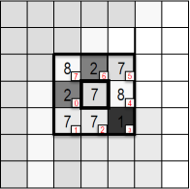
#> input picture TP4/Images/Imagen1.png, 190 x 189 px; its folder holds only this picture in this run
$ jupyter execute 'TP4 - LBP.ipynb'   (shell and % lines are left out)
#> lines starting #> are read from the running program, lines starting #| are printed output that depends on the picture
## LBP

Para las imágenes suministradas
1. Implementar un extractor de características LBP básico (sin uniformidad, 8 vecinos)
2. Realizar el histograma de características LBP de la imagen
3. Comparar los histogramas

[cell 1]
import cv2 as cv
import numpy as np

import matplotlib
import matplotlib.pyplot as plt
matplotlib.rcParams['figure.figsize'] = (6, 6)

import glob

### Extractor LBP básico

[cell 2]
neighbours = [( 0,-1, 1)
            , ( 1,-1, 2)
            , ( 1, 0, 4)
            , ( 1, 1, 8)
            , ( 0, 1, 16)
            , (-1, 1, 32)
            , (-1, 0, 64)
            , (-1,-1, 128)
            ]

def new_pixel_lbp(img, r, c):
    pixel = img[r,c]
    new_pixel = 0

    for delta_row, delta_col, power in neighbours:
        vecino = img[r + delta_row, c + delta_col]
        if vecino >= pixel:
            new_pixel = new_pixel + power
    return new_pixel

def lbp(img):
    h, w = img.shape
    output = np.zeros((h, w))

    for row in np.arange(1, h-1):
        for column in np.arange(1, w-1):
            output[row, column] = new_pixel_lbp(img, row, column)

    return output

### LBP de las imágenes

[cell 3]
# Imágenes
image_names = glob.glob('images/Imagen*.png')
i=1; n_rows = len(image_names)+1
plt.figure(figsize=[16, 4 * n_rows])

i=0
for image_name in image_names:
    img = cv.imread(image_name,cv.IMREAD_COLOR)
#> img is the input picture: shape (189, 190, 3); mean B, G, R 202.3, 202.3, 202.7
    img_rgb = cv.cvtColor(img, cv.COLOR_BGR2RGB) # para plotear
    img_gray= cv.cvtColor(img, cv.COLOR_BGR2GRAY)
    img_lbp = lbp(img_gray)
#> the loop in lbp, `for row in np.arange(1, h-1):` made 187 passes
#> after the loop in lbp, `for row in np.arange(1, h-1):`:
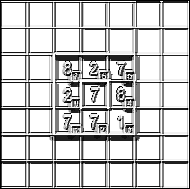
#> output: shape (189, 190) float64; min 0, max 255, mean 203.3

    titulo = f'{image_name}'
    i+=1; plt.subplot(n_rows,3,i);plt.imshow(img_rgb);plt.title(titulo);
    i+=1; plt.subplot(n_rows,3,i);plt.imshow(img_gray, cmap='gray');plt.title('escala de grises');
    i+=1; plt.subplot(n_rows,3,i);plt.imshow(img_lbp, cmap='gray');plt.title('LBP');

plt.show()
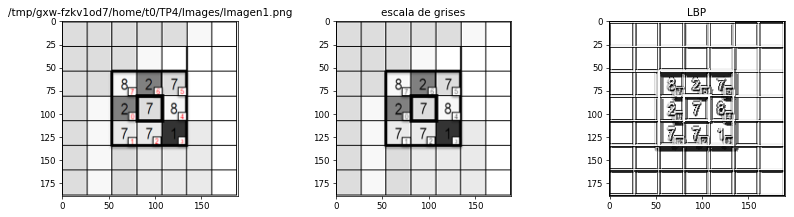
#> figure drawn by matplotlib, 3 panels

### Histogramas

[cell 4]
# Imágenes
image_names = glob.glob('images/Imagen*.png')
i=1; n_rows = len(image_names)+1
plt.figure(figsize=[16, 4 * n_rows])

i=0
for image_name in image_names:
    img_gray = cv.imread(image_name,cv.IMREAD_GRAYSCALE)
#> img_gray: shape (189, 190); min 0, max 255, mean 202.5
    img_lbp = lbp(img_gray)

    i+=1; plt.subplot(n_rows,3,i);plt.imshow(img_lbp, cmap='gray');plt.title(f'LBP {image_name}');

    for b in (256, 64):
        hist, bins = np.histogram(img_lbp.ravel(),b)
        i+=1; plt.subplot(n_rows,3,i); plt.hist(bins[:-1], bins, weights=hist)
        plt.title(f'Histograma {b} bins')

plt.show()
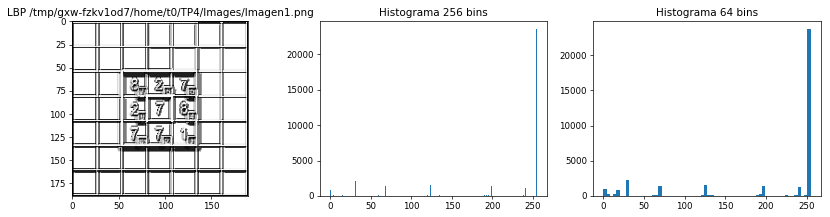
#> figure drawn by matplotlib, 3 panels; panel 2: tallest bar 23534 high, from x = 254 to 255; panel 3: tallest bar 23656 high, from x = 251 to 255

$ run again, on TP4/Images/Imagen5.png
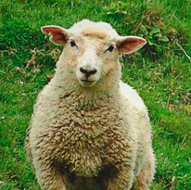
#> input picture TP4/Images/Imagen5.png, 191 x 190 px
#> img is the input picture: shape (190, 191, 3); mean B, G, R 65, 123.7, 102.5
#> `img_gray= cv.cvtColor(img, cv.COLOR_BGR2GRAY)`:
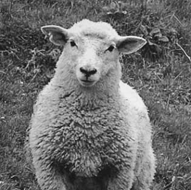
#> img_gray: shape (190, 191); min 12, max 247, mean 110.7
#> the loop in lbp, `for row in np.arange(1, h-1):` made 188 passes
#> `plt.show()`:
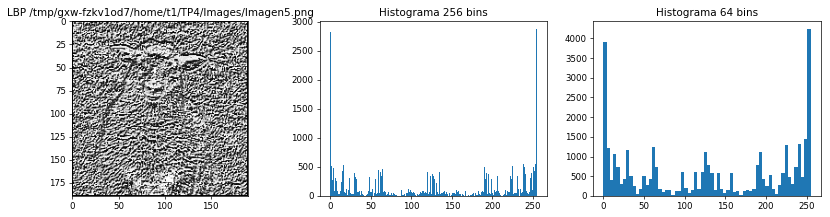
#> figure drawn by matplotlib, 3 panels; panel 2: tallest bar 2870 high, from x = 254 to 255; panel 3: tallest bar 4228 high, from x = 251 to 255

$ run again, on TP4/Images/Imagen2.png
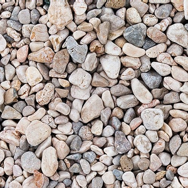
#> input picture TP4/Images/Imagen2.png, 188 x 188 px
#> img is the input picture: shape (188, 188, 3); mean B, G, R 151.9, 157.3, 169.2
#> the loop in lbp, `for row in np.arange(1, h-1):` made 186 passes
#> after the loop in lbp (call 2), `for row in np.arange(1, h-1):`:
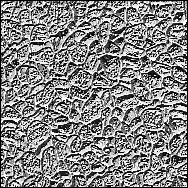
#> output: shape (188, 188) float64; min 0, max 255, mean 132.9
#> `plt.show()`:
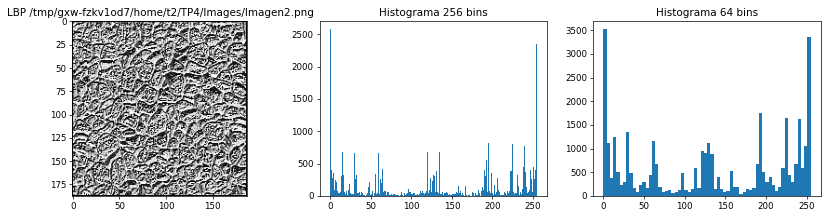
#> figure drawn by matplotlib, 3 panels; panel 2: tallest bar 2577 high, from x = 0 to 0.996; panel 3: tallest bar 3521 high, from x = 0 to 3.98

$ run again, on TP4/Images/Imagen3.png
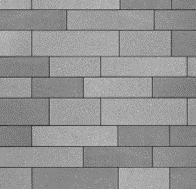
#> input picture TP4/Images/Imagen3.png, 196 x 189 px
#> img is the input picture: shape (189, 196, 3); min 52, max 203, mean 147.4
#> the loop in lbp, `for row in np.arange(1, h-1):` made 187 passes
#> after the loop in lbp, `for row in np.arange(1, h-1):`:
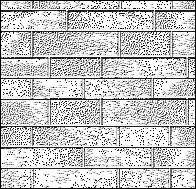
#> output: shape (189, 196) float64; min 0, max 255, mean 196.4
#> `plt.show()`:
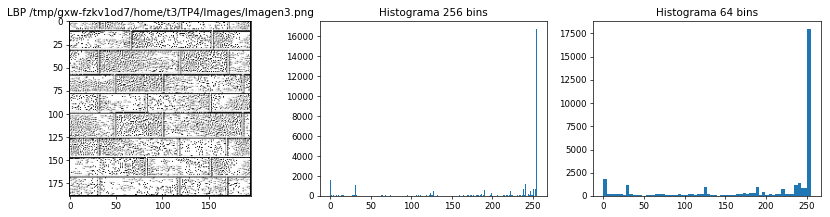
#> figure drawn by matplotlib, 3 panels; panel 2: tallest bar 16700 high, from x = 254 to 255; panel 3: tallest bar 17926 high, from x = 251 to 255

$ run again, on TP4/Images/Imagen4.png
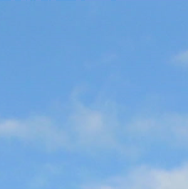
#> input picture TP4/Images/Imagen4.png, 188 x 189 px
#> img is the input picture: shape (189, 188, 3); mean B, G, R 221.2, 169.4, 118.7
#> `img_gray= cv.cvtColor(img, cv.COLOR_BGR2GRAY)`:
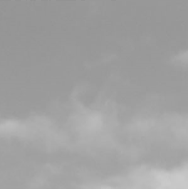
#> img_gray: shape (189, 188); min 145, max 202, mean 160.2
#> the loop in lbp, `for row in np.arange(1, h-1):` made 187 passes
#> `plt.show()`:
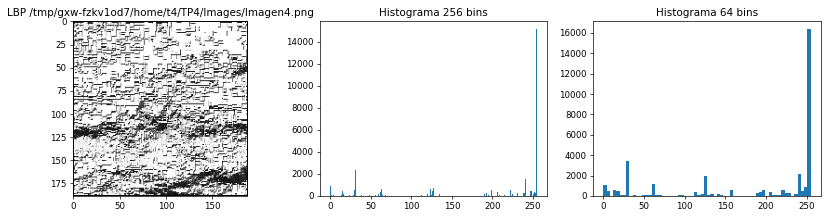
#> figure drawn by matplotlib, 3 panels; panel 2: tallest bar 15147 high, from x = 254 to 255; panel 3: tallest bar 16346 high, from x = 251 to 255
